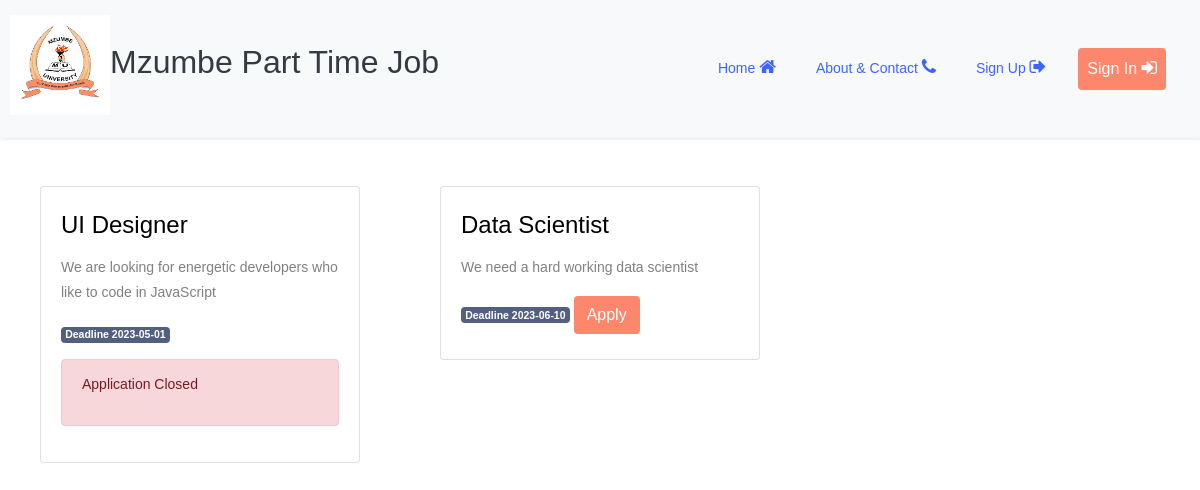
The page / on the database its author committed.
### tables this page shows
CREATE TABLE `job` (
  `jobId` int(11) NOT NULL,
  `jobTitle` text NOT NULL,
  `jobDiscription` text NOT NULL,
  `jobSalary` int(11) NOT NULL,
  `datePosted` date NOT NULL,
  `endOfApllication` date NOT NULL,
  `postedBy` int(11) NOT NULL,
  `status` varchar(20) NOT NULL DEFAULT 'noPublish'
);

### index.php (the view, shortened to what this page needs)
<?php
     require_once('asset/templates/header.php');
     require_once('controller/dbConn.php');
?>
<div class="col-xl-12">
	<div class="row main-section">
        <?php
            $jobPosted_record = $conn->query("SELECT * FROM job where status = 'yesPublish' ");
            $num_of_rows = mysqli_num_rows($jobPosted_record);
            if ($num_of_rows > 0):
                while($num_of_rows > 0):
                    $num_of_rows--;
                    $jobResult = mysqli_fetch_assoc($jobPosted_record); ?>
                        <div class="col-md-4 col-sm-6 my-2">
                            <div class="card m-auto job" style="width: 20rem;">
                                <div class="card-body">
                                    <h4 class="card-title"><?php echo $jobResult['jobTitle']; ?></h4>
                                    <p class="card-text"><?php echo $jobResult['jobDiscription']; ?></p>
                                    <p class="card-text badge badge-primary company"  style="background-color: #525f7f;">Deadline <?php echo $jobResult['endOfApllication']; ?></p>
                                    <?php  if($jobResult['endOfApllication'] <= date('Y-m-d')): ?>
                                        <div class="alert alert-danger">
                                            <p>Application Closed</p>
                                        </div>
                                    <?php else: ?>
                                        <a href="" class="btn apply-button" data-target="#applyModal" data-toggle="modal">
                                            <span class="text-white">
                                                Apply
                                            </span>
                                        </a>
                                    <?php endif; ?>
                                </div>
                            </div>
                        </div>
                <?php
                endwhile;
            endif;
        ?>
    </div>
</div>
</body>

### asset/templates/header.php (style rules this page uses)
.btn, .bg { background-color: #fd876d; }

### rows shown on the page
job: jobTitle "UI Designer", jobDiscription "We are looking for energetic developers who like to code in JavaScript", endOfApllication "2023-05-01"
job: jobTitle "Data Scientist", jobDiscription "We need a hard working data scientist", endOfApllication "2023-06-10", shows "Apply"
